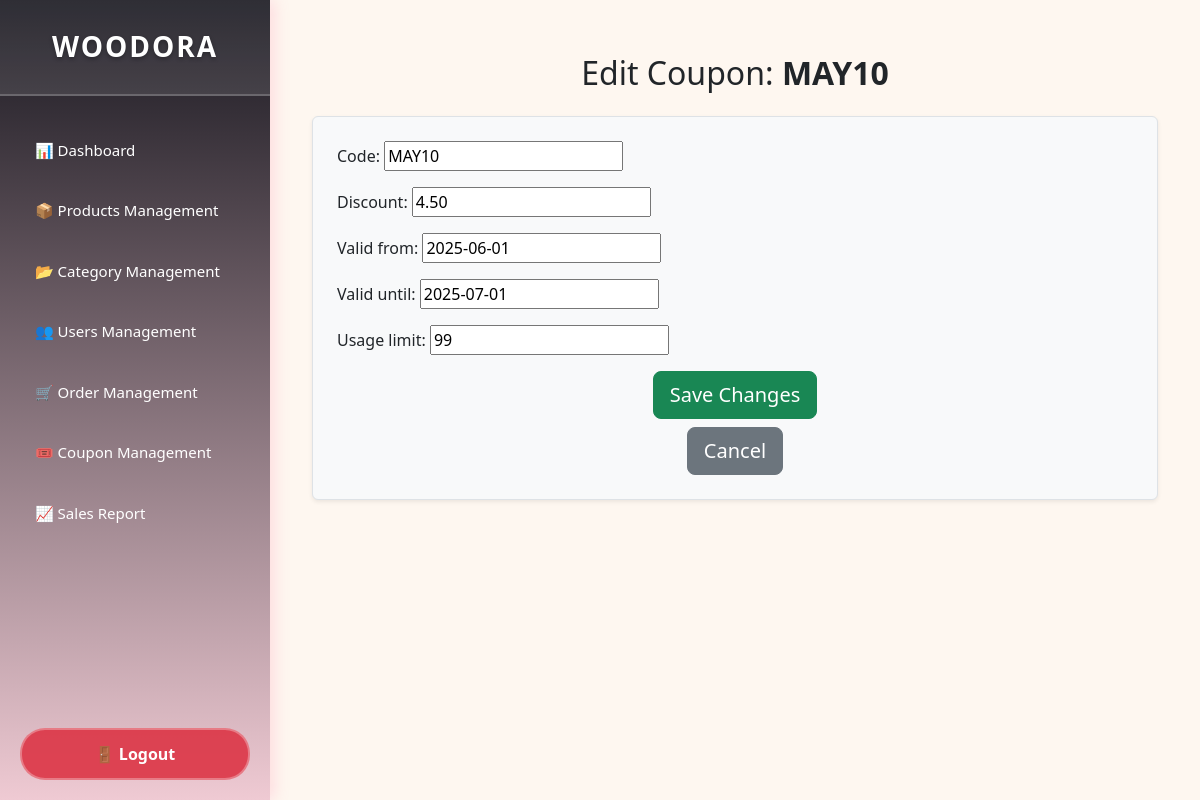
The page /custom_admin/coupons/edit/4/ (signed in) on the database its author committed.
### products/models.py (models this page shows, shortened)
class Coupon(models.Model):
    DISCOUNT_TYPE_CHOICES = [
        ('percentage', 'Percentage'),
        ('fixed', 'Fixed'),
    ]
    code = models.CharField(max_length=50, unique=True)
    discount_type = models.CharField(max_length=10, choices=DISCOUNT_TYPE_CHOICES, default='percentage')
    discount = models.DecimalField(max_digits=5, decimal_places=2)
    valid_from = models.DateField()
    valid_until = models.DateField()
    usage_limit = models.IntegerField()
    active = models.BooleanField(default=True)

### custom_admin/views.py (the view)
# urls.py: path('coupons/edit/<int:coupon_id>/', views.edit_coupon, name='edit_coupon'),
@login_required
@user_passes_test(is_staff)
def edit_coupon(request, coupon_id):
    coupon = get_object_or_404(Coupon, id=coupon_id)
    if request.method == "POST":
        form = CouponForm(request.POST, instance=coupon)
        if form.is_valid():
            form.save()
            messages.success(request, "Coupon updated successfully.")
            return redirect('custom_admin:coupon_management')
    else:
        form = CouponForm(instance=coupon)
    return render(request, 'custom_admin/edit_coupon.html', {'form': form, 'coupon': coupon})

### custom_admin/forms.py (shortened to what this page needs)
class CouponForm(forms.ModelForm):
    class Meta:
        model = Coupon
        fields = ['code', 'discount', 'valid_from', 'valid_until', 'usage_limit']
        widgets = {
            'start_date': forms.DateInput(attrs={'type': 'date'}),
            'end_date': forms.DateInput(attrs={'type': 'date'}),
        }

### custom_admin/views.py (called while the page is built)
def is_staff(user):
    return user.is_staff

### home/context_processors.py (called while the page is built)
def breadcrumbs(request):
    path_parts = request.path.strip('/').split('/')
    breadcrumbs = [{'title': 'Home', 'url': '/'}]
    if not path_parts or path_parts == ['']:
        return {'breadcrumbs': breadcrumbs}
    url = ''
    for i, part in enumerate(path_parts):
        url += f'/{part}'
        title = part.replace('-', ' ').title()
        if path_parts[0] == 'products' and path_parts[1] == 'products_details' and part.isdigit():
            try:
                product = Product.objects.get(id=part)
                title = product.name
            except Product.DoesNotExist:
                title = 'Product Not Found'
        breadcrumbs.append({'title': title, 'url': url})
    return {'breadcrumbs': breadcrumbs}

### products/context_processors.py (called while the page is built)
def cart_item_count(request):
    count = 0
    if request.user.is_authenticated:
        try:
            cart = Cart.objects.get(user=request.user)
            count = CartItem.objects.filter(cart=cart).count()
        except Cart.DoesNotExist:
            count = 0
    return {'cart_count': count}

### templates/custom_admin/edit_coupon.html (shortened to what this page needs)
{% extends 'custom_admin/index.html' %}
{% block content %}
<div class="container mt-4">
    <h2 class="text-center mb-4">Edit Coupon: <strong>{{ coupon.code }}</strong></h2>
    <form method="post" class="border p-4 rounded shadow-sm bg-light">
        <div class="form-group mb-3">
            {{ form.as_p }}
        </div>
        <div class="form-group text-center">
            <button type="submit" class="btn btn-success btn-lg">Save Changes</button>
        </div>
        <div class="form-group text-center mt-2">
            <a href="{% url 'custom_admin:coupon_management' %}" class="btn btn-secondary btn-lg">Cancel</a>
        </div>
    </form>
</div>
{% endblock %}

### templates/custom_admin/index.html (style rules this page uses)
body { margin: 0; padding: 0; font-family: 'Segoe UI', Tahoma, Geneva, Verdana, sans-serif; background-color: #fef7f0; }

### rows shown on the page
Coupon: code "MAY10", discount "4.50", valid_from "2025-06-01", valid_until "2025-07-01", usage_limit "99"
